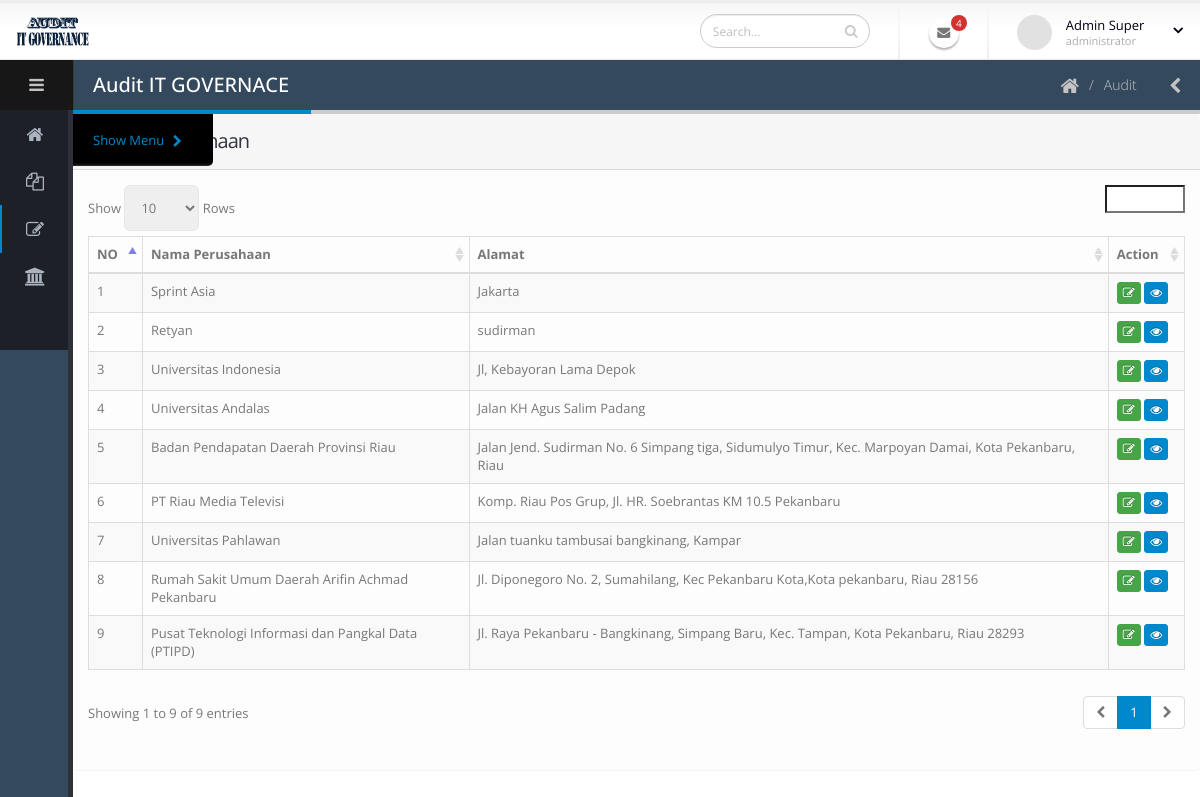
Screenshot of /index.php/administrator/list_perusahaan with the database file from the repository.
### tables this page shows
CREATE TABLE `perusahaan` (
  `id_perusahaan` int(11) NOT NULL,
  `nama_perusahaan` varchar(100) NOT NULL,
  `alamat` text,
  `provinsi` varchar(30) DEFAULT NULL,
  `negara` varchar(30) DEFAULT NULL,
  `telp` varchar(13) DEFAULT NULL,
  `email` varchar(50) DEFAULT NULL,
  `npwp` varchar(20) DEFAULT NULL,
  `status_validasi` int(11) NOT NULL,
  `id_auditor` int(11) NOT NULL
);

### application/controllers/Administrator.php (called while the page is built, shortened)
<?php
class Administrator extends CI_Controller{
    public function __construct(){
        $this->load->library('session');
        $this->load->model('Administrator_model');
    }
    public function list_perusahaan(){
        $tampil = $this->Administrator_model->tampilperusahaan()->result();
        $data['tampil'] = $tampil;
        $this->load->view('administrator/header_audit');
        $this->load->view('administrator/list_perusahaan',$data);
    }
}

### index.php (called while the page is built, shortened)
<?php
require_once BASEPATH.'core/CodeIgniter.php';

### application/models/Administrator_model.php (called while the page is built, shortened)
<?php
class Administrator_model extends CI_Model
{
    public function tampilperusahaan(){
        $query = $this->db->query("SELECT * FROM perusahaan ORDER BY id_perusahaan DESC ");
        return $query;
    }
}

### application/views/administrator/list_perusahaan.php (the view, shortened to what this page needs)
<section class="panel">
    <header class="panel-heading">
        <h2 class="panel-title">Daftar Perusahaan</h2>
    </header>
    <div class="panel-body">
        <table class="table table-bordered table-striped" id="datatable-ajax">
            <thead>
            <tr>
                <th>NO</th>
                <th>Nama Perusahaan</th>
                <th>Alamat</th>
                <th>Action</th>
            </tr>
            </thead>
            <tbody>
            <?php $n = 1; foreach ($tampil as $u){ ?>
                <tr>
                    <td><?= $n++?></td>
                    <td><?= $u->nama_perusahaan;?></td>
                    <td><?= $u->alamat?></td>
                    <td>
                            <a class="btn btn-xs btn-success" href="<?= base_url() ?>admin/form_audit/<?= $u->id_perusahaan ?>"><li class="fa fa-edit"></li></a>
                            <a class="btn btn-xs btn-primary" href="<?= base_url() ?>admin/lihat/<?= $u->id_perusahaan ?>"><li class="fa fa-eye"></li></a>
                    </td>
                </tr>
            <?php } ?>
            </tbody>
        </table>
    </div>
    </div>
</section>
</section>
</div>
</section>
</body>
</html>

### assets/templates/stylesheets/skins/default.css (style rules this page uses)
a, .btn-link { color: #0088cc; }
body .btn-primary { color: #ffffff; text-shadow: 0 -1px 0 rgba(0, 0, 0, 0.25); background-color: #0088cc; border-color: #0088cc; }
body .btn-success { color: #ffffff; text-shadow: 0 -1px 0 rgba(0, 0, 0, 0.25); background-color: #47a447; border-color: #47a447; }

### rows the page displays
perusahaan: nama_perusahaan "Sprint Asia", alamat "Jakarta"
perusahaan: nama_perusahaan "Retyan", alamat "sudirman"
perusahaan: nama_perusahaan "Universitas Indonesia", alamat "Jl, Kebayoran Lama Depok"
perusahaan: nama_perusahaan "Universitas Andalas", alamat "Jalan KH Agus Salim Padang"
perusahaan: nama_perusahaan "Badan Pendapatan Daerah Provinsi Riau", alamat "Jalan Jend. Sudirman No. 6 Simpang tiga, Sidumulyo Timur, Kec. Marpoyan Damai, Kota Pekanbaru, Riau"
perusahaan: nama_perusahaan "PT Riau Media Televisi", alamat "Komp. Riau Pos Grup, Jl. HR. Soebrantas KM 10.5 Pekanbaru"
perusahaan: nama_perusahaan "Universitas Pahlawan", alamat "Jalan tuanku tambusai bangkinang, Kampar"
perusahaan: nama_perusahaan "Rumah Sakit Umum Daerah Arifin Achmad Pekanbaru", alamat "Jl. Diponegoro No. 2, Sumahilang, Kec Pekanbaru Kota,Kota pekanbaru, Riau 28156"
perusahaan: nama_perusahaan "Pusat Teknologi Informasi dan Pangkal Data (PTIPD)", alamat "Jl. Raya Pekanbaru - Bangkinang, Simpang Baru, Kec. Tampan, Kota Pekanbaru, Riau 28293"
